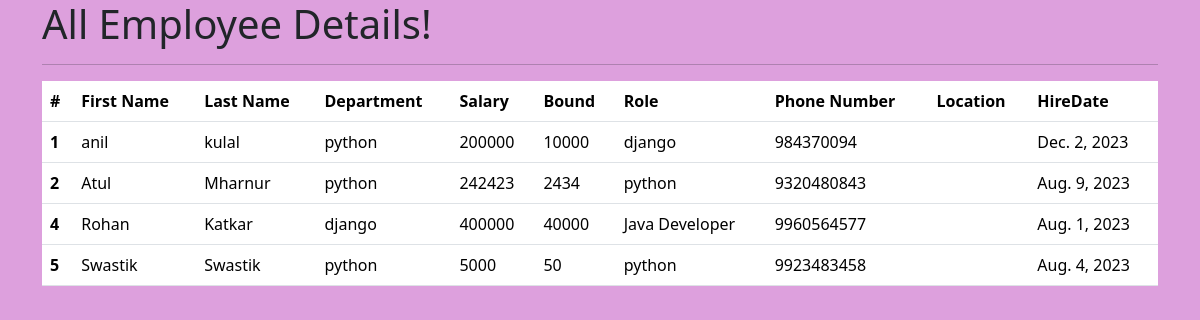
The app's page /all_emp with its own data.
### emp_app/models.py (models this page shows)
class Employee(models.Model):
      first_name = models.CharField('First Name',max_length=20,null=False)
      last_name = models.CharField('Last Name',max_length=20)
      dept = models.ForeignKey(Deparment, on_delete= models.CASCADE)
      salary = models.IntegerField('Salary', default= 0)
      bouns = models.IntegerField('Bouns', default= 0)
      role = models.ForeignKey(Role, on_delete= models.CASCADE)
      phone = models.IntegerField('Phone Number', default= 0)
      hire_date = models.DateField()
      def __str__(self):
            return "%s %s " %(self.first_name, self.last_name)

class Deparment(models.Model):
      name = models.CharField('Name',max_length=20, null=False)
      location = models.CharField('Location',max_length=50)
      def __str__(self):
            return self.name

class Role(models.Model):
      name = models.CharField('Name',max_length=50, null=False)
      def __str__(self):
            return self.name

### emp_app/views.py (the view)
# urls.py: path('all_emp', views.all_emp, name='all_emp'),
def all_emp(request):
      emps = Employee.objects.all()
      context = {
      'emps': emps
      }
      print(context)
      return render (request,'all_emp.html', context)

### templates/all_emp.html (shortened to what this page needs)
<!doctype html>
<html lang="en">
  <head>
    <link href="https://cdn.jsdelivr.net/npm/bootstrap@5.3.1/dist/css/bootstrap.min.css" rel="stylesheet">
  </head>
  <body style="background-color: plum;">
      <div class="container">
            <h1>All Employee Details!</h1>
            <hr>
            <table class="table">
                  <thead>
                    <tr>
                      <th scope="col">#</th>
                      <th scope="col">First Name</th>
                      <th scope="col">Last Name</th>
                      <th scope="col">Department</th>
                      <th scope="col">Salary</th>
                      <th scope="col">Bound</th>
                      <th scope="col">Role</th>
                      <th scope="col">Phone Number</th>
                      <th scope="col">Location</th>
                      <th scope="col">HireDate</th>
                    </tr>
                  </thead>
                        {% for emp in emps %}
                  <tbody>
                    <tr>
                      <th scope="row">{{ emp.id }}</th>
                      <td>{{ emp.first_name }}</td>
                      <td>{{ emp.last_name }}</td>
                      <td>{{ emp.dept }}</td>
                      <td>{{ emp.salary }}</td>
                      <td>{{ emp.bouns }}</td>
                      <td>{{ emp.role }}</td>
                      <td>{{ emp.phone }}</td>
                      <td>{{ emp.location }}</td>
                      <td>{{ emp.hire_date }}</td>
                    </tr>
                    {% endfor %}
                  </tbody>
                </table>
      </div>
  </body>
</html>

### records on screen
Employee: id "1", first_name "anil", last_name "kulal", dept "python", salary "200000", bouns "10000", role "django", phone "984370094", hire_date "Dec. 2, 2023"
Employee: id "2", first_name "Atul", last_name "Mharnur", dept "python", salary "242423", bouns "2434", role "python", phone "9320480843", hire_date "Aug. 9, 2023"
Employee: id "4", first_name "Rohan", last_name "Katkar", dept "django", salary "400000", bouns "40000", role "Java Developer", phone "9960564577", hire_date "Aug. 1, 2023"
Employee: id "5", first_name "Swastik", last_name "Swastik", dept "python", salary "5000", bouns "50", role "python", phone "9923483458", hire_date "Aug. 4, 2023"
